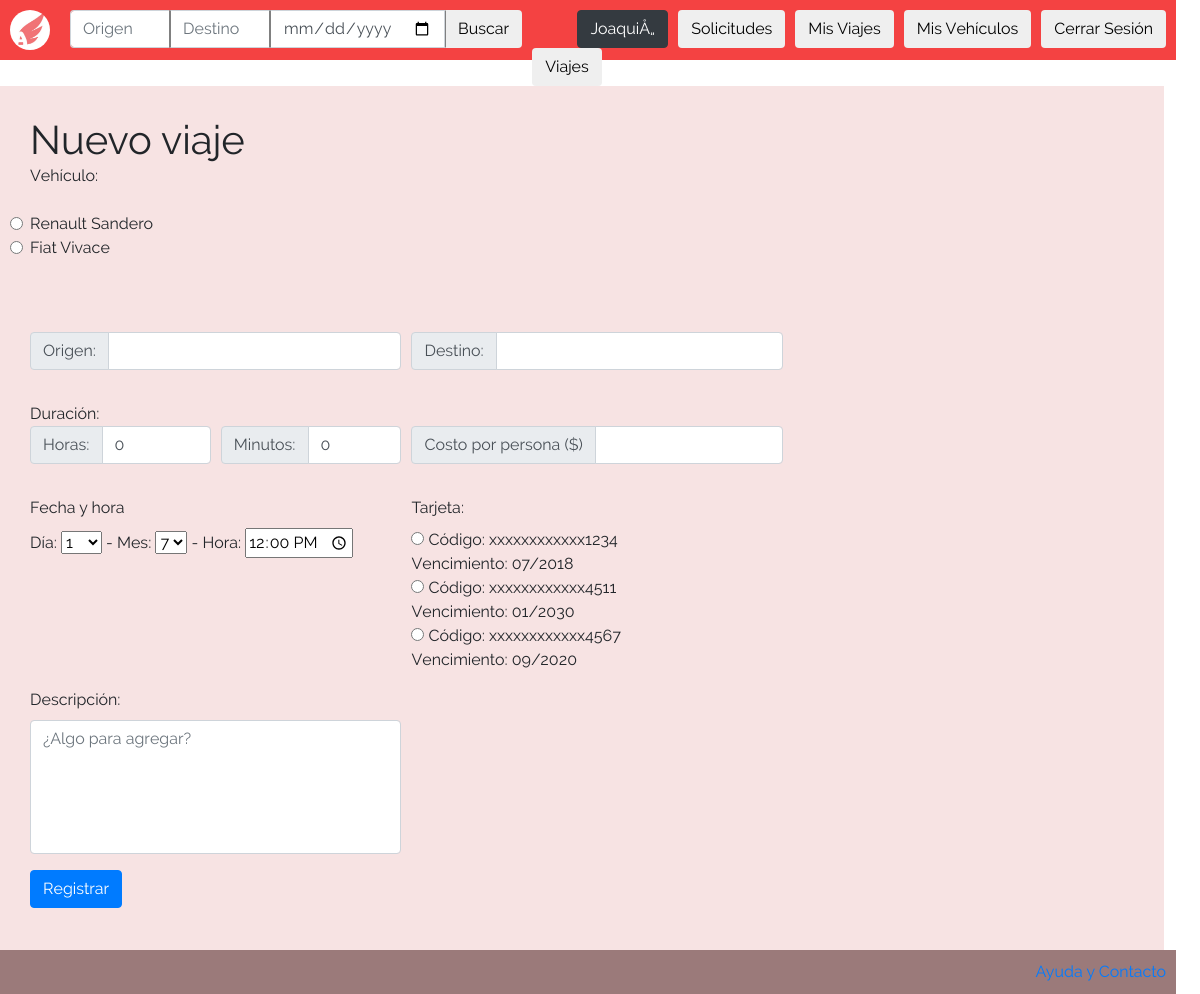
/vistas/registrar_viaje.php (signed in), run on the app's committed database.
### tables this page shows
CREATE TABLE `vehiculo` (
  `patente` varchar(10) NOT NULL,
  `id_usuario` int(11) NOT NULL,
  `marca` text NOT NULL,
  `modelo` text NOT NULL,
  `asientos` int(11) NOT NULL
);

CREATE TABLE `tarjetas` (
  `id_usuario` int(11) NOT NULL,
  `numero` bigint(20) UNSIGNED NOT NULL,
  `codigo_seguridad` int(10) UNSIGNED NOT NULL,
  `vencimiento` date NOT NULL
);

### php/utils.php (called while the page is built, shortened)
<?php
  function formatCard($number){
    return "xxxxxxxxxxxx".substr($number, -4);
  }
?>

### vistas/registrar_viaje.php (the view, shortened to what this page needs)
<?php
  include("../php/abrir_conexion.php");
  include("../php/utils.php");
?>
<!DOCTYPE html>
<html>
  <head>
    <link href="/css/bootstrap.css" rel="stylesheet" type="text/css" >
    <link href="/css/index.css" rel="stylesheet" type="text/css">
  </head>
  <body>
    <?php
      include("header.php");
    ?>
    <div id="body">
      <h1>Nuevo viaje</h1>
      <form method="post" action="/php/alta_viaje.php" id="trip_reg" autocomplete="off">
          <label for="" class="form-check-label">Vehículo:</label><br><br>
      <?php
          $query = "SELECT * FROM vehiculo WHERE id_usuario='".$_SESSION["user_id"]."'";
          $result = $conn->query($query);
          if($result){
            while($vehicle = mysqli_fetch_assoc($result)){
              ?>
          <input class="form-check-input" type="radio" name="car_plate" value="<?= $vehicle["patente"] ?>" required="required"/>
          <?php echo($vehicle["marca"]." ".$vehicle["modelo"]) ?>
          <br>
              <?php
            }
          }
        ?><br><br><br>
        <div class="form-row">
          <div class="form-group col-md-4">
            <div class="input-group mb-3">
              <div class="input-group-prepend">
                <span class="input-group-text">Origen:</span>
              </div>
              <input type="text" class="form-control" name="origin" required="required">
            </div>
          </div>
          <div class="form-group col-md-4">
            <div class="input-group mb-3">
              <div class="input-group-prepend">
                <span class="input-group-text">Destino:</span>
              </div>
              <input type="text" class="form-control" name="destination" required="required">
            </div>
          </div>
        </div>
        Duración:
        <div class="form-row">
          <div class="form-group col-md-2">
            <div class="input-group mb-3">
              <div class="input-group-prepend">
                <span class="input-group-text">Horas:</span>
              </div>
              <input type="number" min="0" value="0" class="form-control" name="duration_hours" required="required">
            </div>
          </div>
          <div class="form-group col-md-2">
            <div class="input-group mb-3">
              <div class="input-group-prepend">
                <span class="input-group-text">Minutos:</span>
              </div>
              <input type="number" min="0" max="59" value="0" class="form-control" name="duration_minutes" required="required">
            </div>
          </div>
          <div class="form-group col-md-4">
            <div class="input-group mb-3">
              <div class="input-group-prepend">
                <span class="input-group-text">Costo por persona ($)</span>
              </div>
              <input type="text" class="form-control" aria-label="Amount (to the nearest dollar)" name="price" required="required">
            </div>
          </div>
        </div>
        <div class="form-row">
          <div class="form-group col-md-4">
            <label for="destination">Fecha y hora</label> <br>
            Día:
            <select name="day" id="day">
              <?php
                for($i = 1; $i <= 31; $i++){
                  echo "<option>$i</option>";
                }
                ?>
            </select>
            - Mes:
            <select name="month" id="month">
              <?php
                for($i = intval(date("n")); $i <= intval(date("n"))+1; $i++){
                  echo "<option>$i</option>";
                }
                ?>
            </select>
            - Hora:
            <input type="time" name="time" value="12:00" required="required"/>
          </div>
          <div class="form-group col-md-4">
            <label for="credit_card">Tarjeta:</label>
            <?php
              $query = "SELECT * FROM tarjetas WHERE id_usuario='".$_SESSION["user_id"]."'";
              $result = mysqli_query($conn, $query);
              if($result){
                while($card = mysqli_fetch_assoc($result)){
            ?>
            <div class="option">
              <input type="radio" name="card" value="<?= $card["numero"] ?>" required="required"/>
              Código: <?= formatCard($card["numero"]) ?> <br> Vencimiento: <?= (new DateTime($card["vencimiento"]))->format("m/Y") ?>
            </div>
            <?php
                }
              }
            ?>
          </div>
        </div>
        <div class="form-row">
          <div class="form-group col-md-4">
            <label for="description" >Descripción:</label><br>
            <textarea class="form-control" name="description" rows="5" cols="30" wrap="hard" style="resize: none" placeholder="¿Algo para agregar?" ></textarea>
          </div>
        </div>
        <input type="submit" class="btn btn-primary" value="Registrar" id="submit"/>
      </form>
    </div>
    <?php
      include("footer.php");
    ?>
  </body>
</html>

### css/index.css (style rules this page uses)
html, body { height: 100%; width: 99%; margin: 0px; padding: 0px; font-family: "Raleway"; }
h1, h2 { margin: 0px }
#body { padding-top: 30px; padding-bottom: 20px; padding-left: 30px; background-color: rgb(247, 227, 227); width: 99%; min-height: 80%; overflow: auto; margin: 0px; padding-bottom: 70px; }

### data on the page
vehiculo: marca "Renault", modelo "Sandero"
vehiculo: marca "Fiat", modelo "Vivace"
tarjetas: numero "xxxxxxxxxxxx1234", vencimiento "07/2018"
tarjetas: numero "xxxxxxxxxxxx4511", vencimiento "01/2030"
tarjetas: numero "xxxxxxxxxxxx4567", vencimiento "09/2020"

### other printed values
$_SESSION["user_name"] "JoaquiÅ„"
form field day "1"
form field month "7"
